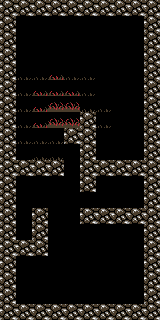

The image is a tile-based game level rendered from a .tmx file. Its description and complete source (layers, tilesets, objects, tile grids) follow:
An orthogonal 10x20 tile map with 16x16 px tiles, 2 tile layers (background, collisions) and 1 object (player).

<map version="1.0" orientation="orthogonal" renderorder="right-down" width="10" height="20" tilewidth="16" tileheight="16" nextobjectid="8">
 <tileset firstgid="1" name="test" tilewidth="16" tileheight="16" tilecount="4000" columns="50">
  <image source="../../assets/images/tileset.png" width="800" height="1280" />
 </tileset>
 <layer name="background" width="10" height="20">
  <data encoding="csv">
0,0,0,0,0,0,0,0,0,0,
0,0,0,0,0,0,0,0,0,0,
0,0,0,0,0,0,0,0,0,0,
0,0,0,0,0,0,0,0,0,0,
0,1801,1801,1802,1801,1801,0,0,0,0,
0,1801,1802,1802,1802,1801,0,0,0,0,
0,1801,1802,1803,1803,1801,1801,0,0,0,
0,1801,1802,1803,1803,0,1801,0,0,0,
0,1801,1801,1801,0,0,0,0,0,0,
0,0,1801,1801,0,0,0,0,0,0,
0,0,0,0,0,0,0,0,0,0,
0,0,0,0,0,0,0,0,0,0,
0,0,0,0,0,0,0,0,0,0,
0,0,0,0,0,0,0,0,0,0,
0,0,0,0,0,0,0,0,0,0,
0,0,0,0,0,0,0,0,0,0,
0,0,0,0,0,0,0,0,0,0,
0,0,0,0,0,0,0,0,0,0,
0,0,0,0,0,0,0,0,0,0,
0,0,0,0,0,0,0,0,0,0
</data>
 </layer>
 <layer name="collisions" width="10" height="20">
  <data encoding="csv">
351,351,351,351,351,351,351,351,351,351,
351,0,0,0,0,0,0,0,0,351,
351,0,0,0,0,0,0,0,0,351,
351,0,0,0,0,0,0,0,0,351,
351,0,0,0,0,0,0,0,0,351,
351,0,0,0,0,0,0,0,0,351,
351,0,0,0,0,0,0,0,0,351,
351,0,0,0,0,351,0,0,0,351,
351,0,0,0,351,351,0,0,0,351,
351,0,0,0,0,351,0,0,0,351,
351,351,351,351,0,351,351,351,351,351,
351,0,0,0,0,351,0,0,0,351,
351,0,0,0,0,0,0,0,0,351,
351,0,351,0,0,351,351,351,351,351,
351,0,351,0,0,0,0,0,0,351,
351,351,351,0,0,0,0,0,0,351,
351,0,0,0,0,0,0,0,0,351,
351,0,0,0,0,0,0,0,0,351,
351,0,0,0,0,0,0,0,0,351,
351,351,351,351,351,351,351,351,351,351
</data>
 </layer>
 <objectgroup name="objects">
  <object id="7" name="player" type="player" gid="77" x="96" y="48" width="16" height="16" />
 </objectgroup>
</map>